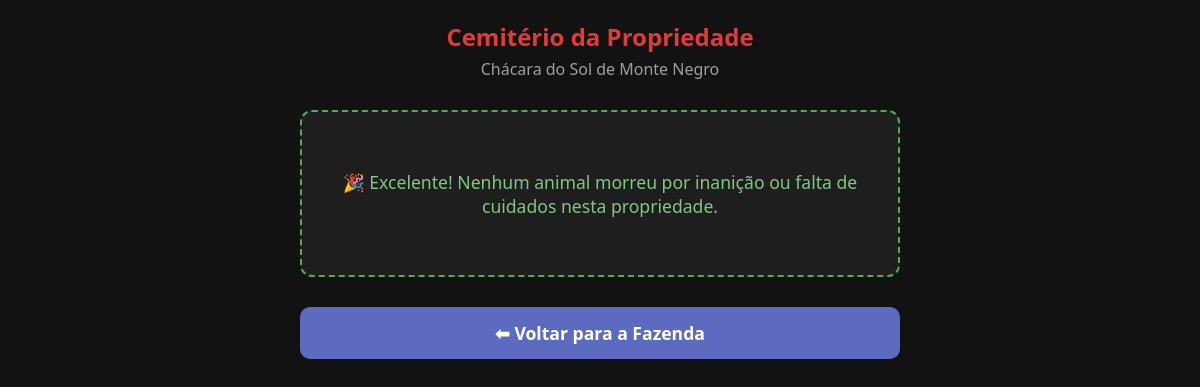
The page /cemiterio/221 (signed in) on the database as committed earlier.
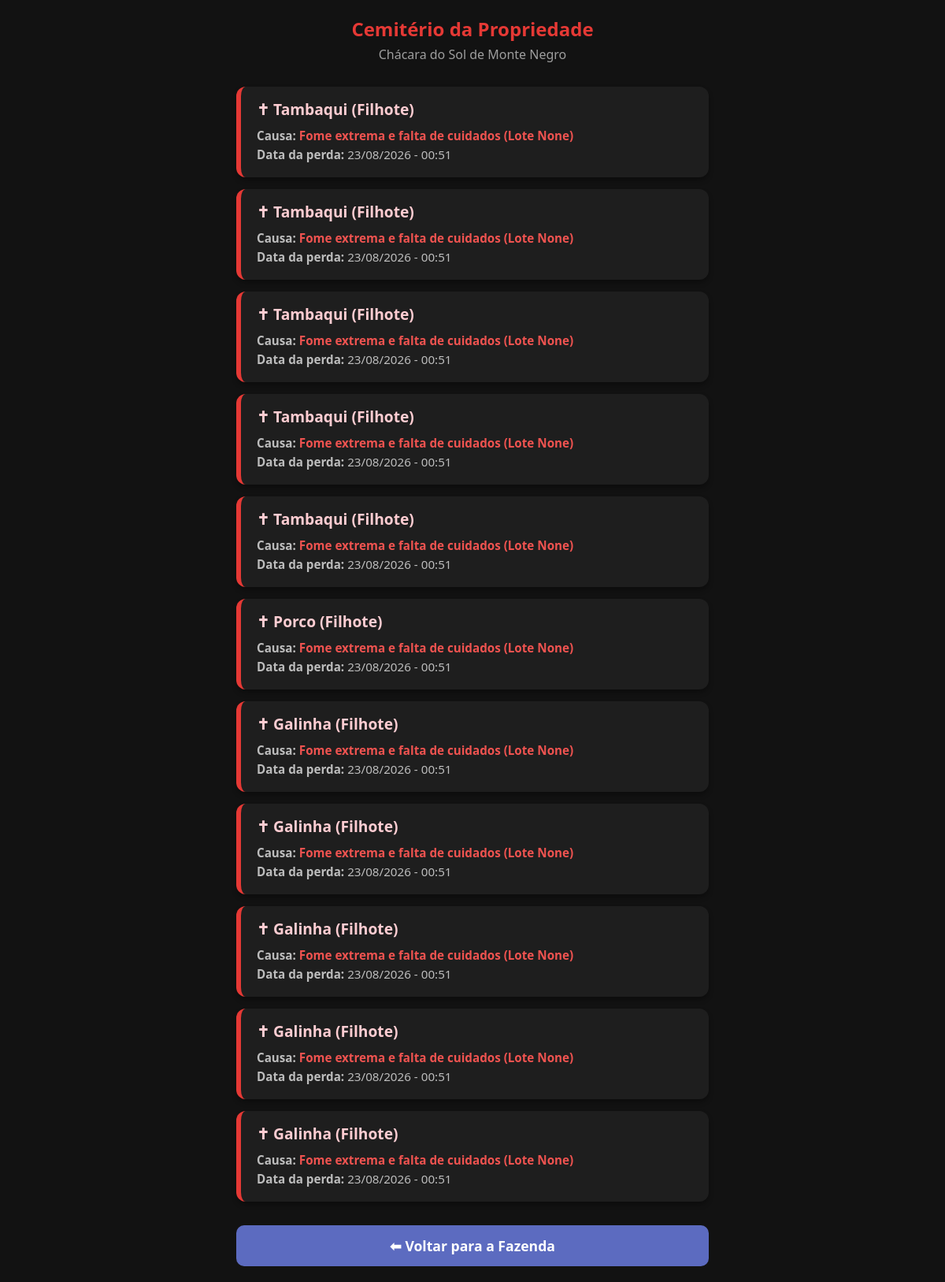
The same page on the database as committed later.
### database.py (models this page shows)
class Propriedade(db.Model):
    __tablename__ = 'propriedades'
    id = db.Column(db.Integer, primary_key=True)
    nome = db.Column(db.String(100), nullable=False)
    preco = db.Column(db.Float, nullable=False)
    tipo = db.Column(db.String(50), default="Sítio")
    dono_id = db.Column(db.Integer, db.ForeignKey('jogadores.id'), nullable=True)
    cap_silo = db.Column(db.Integer, default=500)
    cap_armazem = db.Column(db.Integer, default=200)
    cap_curral = db.Column(db.Integer, default=10)
    cap_barracao = db.Column(db.Integer, default=0)
    cap_camara_fria = db.Column(db.Integer, default=0)
    tem_represa_geral = db.Column(db.Boolean, default=False)
    tem_chiqueiro = db.Column(db.Boolean, default=False)
    tem_galinheiro = db.Column(db.Boolean, default=False)
    tem_energia_solar = db.Column(db.Boolean, default=False)
    nivel_seguranca = db.Column(db.Integer, default=0)
    est_milho = db.Column(db.Integer, default=0)
    est_soja = db.Column(db.Integer, default=0)
    est_cafe = db.Column(db.Integer, default=0)
    est_arroz = db.Column(db.Integer, default=0)
    est_feijao = db.Column(db.Integer, default=0)
    est_algodao = db.Column(db.Integer, default=0)
    est_cana = db.Column(db.Integer, default=0)
    est_mandioca = db.Column(db.Integer, default=0)
    est_pimenta = db.Column(db.Integer, default=0)
    est_cacau = db.Column(db.Integer, default=0)
    est_acai = db.Column(db.Integer, default=0)
    est_cupuacu = db.Column(db.Integer, default=0)
    est_banana = db.Column(db.Integer, default=0)
    est_abacaxi = db.Column(db.Integer, default=0)
    est_melancia = db.Column(db.Integer, default=0)
    est_sal = db.Column(db.Integer, default=0)
    est_racao = db.Column(db.Integer, default=0)
    est_adubo = db.Column(db.Integer, default=0)
    est_veneno = db.Column(db.Integer, default=0)
    est_combustivel = db.Column(db.Integer, default=0)
    est_vacina_aftosa = db.Column(db.Integer, default=0)
    est_vacina_brucelose = db.Column(db.Integer, default=0)
    est_medicamento_geral = db.Column(db.Integer, default=0)
    est_suplemento_engorda = db.Column(db.Integer, default=0)
    est_leite = db.Column(db.Float, default=0.0)
    est_ovos = db.Column(db.Integer, default=0)
    est_calcario = db.Column(db.Float, default=0.0)
    lotes = db.relationship('Lote', backref='fazenda', lazy=True)
    maquinarios = db.relationship('Maquinario', backref='fazenda', lazy=True)

class HistoricoMorte(db.Model):
    __tablename__ = 'historico_mortes'
    id = db.Column(db.Integer, primary_key=True)
    propriedade_id = db.Column(db.Integer, db.ForeignKey('propriedades.id'), nullable=True)
    raca = db.Column(db.String(50), nullable=False)
    fase = db.Column(db.String(20), nullable=False)
    causa = db.Column(db.String(100), default="Maus tratos / Fome")
    data_morte = db.Column(db.DateTime, default=datetime.utcnow)
    propriedade = db.relationship('Propriedade', backref='mortes_registradas', lazy=True)

### app.py (the view)
@app.route('/cemiterio/<int:prop_id>')
def cemiterio(prop_id):
    if 'usuario' not in session:
        return redirect(url_for('login'))
    jogador = Jogador.query.filter_by(username=session['usuario']).first()
    if not jogador:
        session.pop('usuario', None)
        return redirect(url_for('login'))
    propriedade = Propriedade.query.get(prop_id)
    if not propriedade or propriedade.dono_id != jogador.id:
        return redirect(url_for('mapa'))
    mortes = HistoricoMorte.query.filter_by(propriedade_id=prop_id).order_by(HistoricoMorte.data_morte.desc()).all()
    return render_template('cemiterio.html',
                           jogador=jogador,
                           user=jogador,
                           fazenda=propriedade,
                           mortes=mortes)

### templates/cemiterio.html (shortened to what this page needs)
<!DOCTYPE html>
<html lang="pt-BR">
<head>
</head>
<body>
    <div class="container">
        <div class="cabecalho">
            <h2>Cemitério da Propriedade</h2>
            <p>{{ fazenda.nome }}</p>
        </div>
        {% if mortes %}
            {% for morto in mortes %}
            <div class="card-morte">
                <h3>✝ {{ morto.raca|capitalize }} ({{ morto.fase }})</h3>
                <p class="info"><strong>Causa:</strong> <span class="destaque">{{ morto.causa }}</span></p>
                <p class="info"><strong>Data da perda:</strong> {{ morto.data_morte.strftime('%d/%m/%Y - %H:%M') }}</p>
            </div>
            {% endfor %}
        {% else %}
            <div class="sucesso">
                <p>🎉 Excelente! Nenhum animal morreu por inanição ou falta de cuidados nesta propriedade.</p>
            </div>
        {% endif %}
        <a href="{{ url_for('fazenda', prop_id=fazenda.id) }}" class="btn-voltar">
            ⬅ Voltar para a Fazenda
        </a>
    </div>
</body>
</html>

### templates/cemiterio.html (style rules this page uses)
body { background-color: #121212; color: #ffffff; font-family: 'Segoe UI', Tahoma, Geneva, Verdana, sans-serif; margin: 0; padding: 20px; }
.container { max-width: 600px; margin: 0 auto; }
.cabecalho { text-align: center; margin-bottom: 30px; }
.cabecalho h2 { margin: 0; color: #e53935; }
.cabecalho p { color: #9e9e9e; margin-top: 5px; }
.card-morte { background-color: #1e1e1e; border-radius: 12px; padding: 15px 20px; margin-bottom: 15px; border-left: 6px solid #e53935; box-shadow: 0 4px 6px rgba(0,0,0,0.3); }
.card-morte h3 { font-size: 1.2em; margin: 0 0 10px 0; color: #ffcdd2; }
.info { margin: 4px 0; color: #bdbdbd; font-size: 0.95em; }
.destaque { color: #ef5350; font-weight: bold; }
.btn-voltar { display: block; width: 100%; text-align: center; background-color: #5c6bc0; color: white; padding: 14px; text-decoration: none; border-radius: 10px; margin-top: 30px; font-weight: bold; font-size: 1.1em; box-sizing: border-box; }

Rows that differ between the two databases and show on the page:
added HistoricoMorte: raca "Tambaqui", fase "Filhote", causa "Fome extrema e falta de cuidados (Lote None)", data_morte "23/08/2026 - 00:51"
added HistoricoMorte: raca "Tambaqui", fase "Filhote", causa "Fome extrema e falta de cuidados (Lote None)", data_morte "23/08/2026 - 00:51"
added HistoricoMorte: raca "Tambaqui", fase "Filhote", causa "Fome extrema e falta de cuidados (Lote None)", data_morte "23/08/2026 - 00:51"
added HistoricoMorte: raca "Tambaqui", fase "Filhote", causa "Fome extrema e falta de cuidados (Lote None)", data_morte "23/08/2026 - 00:51"
added HistoricoMorte: raca "Tambaqui", fase "Filhote", causa "Fome extrema e falta de cuidados (Lote None)", data_morte "23/08/2026 - 00:51"
added HistoricoMorte: raca "Porco", fase "Filhote", causa "Fome extrema e falta de cuidados (Lote None)", data_morte "23/08/2026 - 00:51"
added HistoricoMorte: raca "Galinha", fase "Filhote", causa "Fome extrema e falta de cuidados (Lote None)", data_morte "23/08/2026 - 00:51"
added HistoricoMorte: raca "Galinha", fase "Filhote", causa "Fome extrema e falta de cuidados (Lote None)", data_morte "23/08/2026 - 00:51"
added HistoricoMorte: raca "Galinha", fase "Filhote", causa "Fome extrema e falta de cuidados (Lote None)", data_morte "23/08/2026 - 00:51"
added HistoricoMorte: raca "Galinha", fase "Filhote", causa "Fome extrema e falta de cuidados (Lote None)", data_morte "23/08/2026 - 00:51"
added HistoricoMorte: raca "Galinha", fase "Filhote", causa "Fome extrema e falta de cuidados (Lote None)", data_morte "23/08/2026 - 00:51"
Other text that changed with them:
text no longer shown: "🎉 Excelente! Nenhum animal morreu por inanição ou falta de cuidados nesta propriedade."
